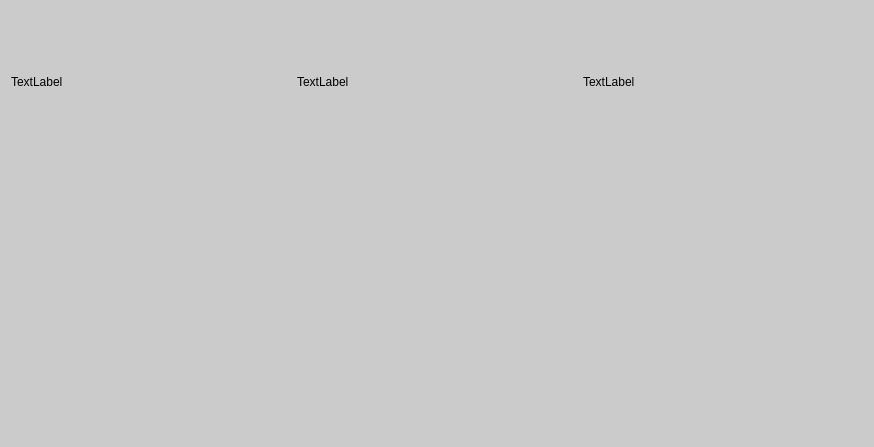
<?xml version="1.0" encoding="UTF-8"?>
<ui version="4.0">
 <class>MessageLstItemWgt</class>
 <widget class="QWidget" name="MessageLstItemWgt">
  <property name="geometry">
   <rect>
    <x>0</x>
    <y>0</y>
    <width>874</width>
    <height>447</height>
   </rect>
  </property>
  <property name="windowTitle">
   <string>Form</string>
  </property>
  <property name="styleSheet">
   <string notr="true">QWidget#MessageLstItemWgt {
	background-color: rgb(203,203,203);
	border-radius: 15px;
}

QLabel {
	font: 25 10pt '微软雅黑 Light';
	color: black;
}</string>
  </property>
  <layout class="QHBoxLayout" name="horizontalLayout">
   <item>
    <layout class="QVBoxLayout" name="verticalLayout" stretch="1,2">
     <item>
      <widget class="QLabel" name="label">
       <property name="text">
        <string>TextLabel</string>
       </property>
      </widget>
     </item>
     <item>
      <spacer name="verticalSpacer">
       <property name="orientation">
        <enum>Qt::Vertical</enum>
       </property>
       <property name="sizeHint" stdset="0">
        <size>
         <width>20</width>
         <height>40</height>
        </size>
       </property>
      </spacer>
     </item>
    </layout>
   </item>
   <item>
    <layout class="QVBoxLayout" name="verticalLayout_2" stretch="1,2">
     <item>
      <widget class="QLabel" name="FriendUsernameLb">
       <property name="text">
        <string>TextLabel</string>
       </property>
      </widget>
     </item>
     <item>
      <spacer name="verticalSpacer_2">
       <property name="orientation">
        <enum>Qt::Vertical</enum>
       </property>
       <property name="sizeHint" stdset="0">
        <size>
         <width>20</width>
         <height>40</height>
        </size>
       </property>
      </spacer>
     </item>
    </layout>
   </item>
   <item>
    <layout class="QVBoxLayout" name="verticalLayout_3" stretch="1,2">
     <item>
      <widget class="QLabel" name="LastTimeLb">
       <property name="text">
        <string>TextLabel</string>
       </property>
      </widget>
     </item>
     <item>
      <spacer name="verticalSpacer_3">
       <property name="orientation">
        <enum>Qt::Vertical</enum>
       </property>
       <property name="sizeHint" stdset="0">
        <size>
         <width>20</width>
         <height>40</height>
        </size>
       </property>
      </spacer>
     </item>
    </layout>
   </item>
  </layout>
 </widget>
 <resources/>
 <connections/>
</ui>
